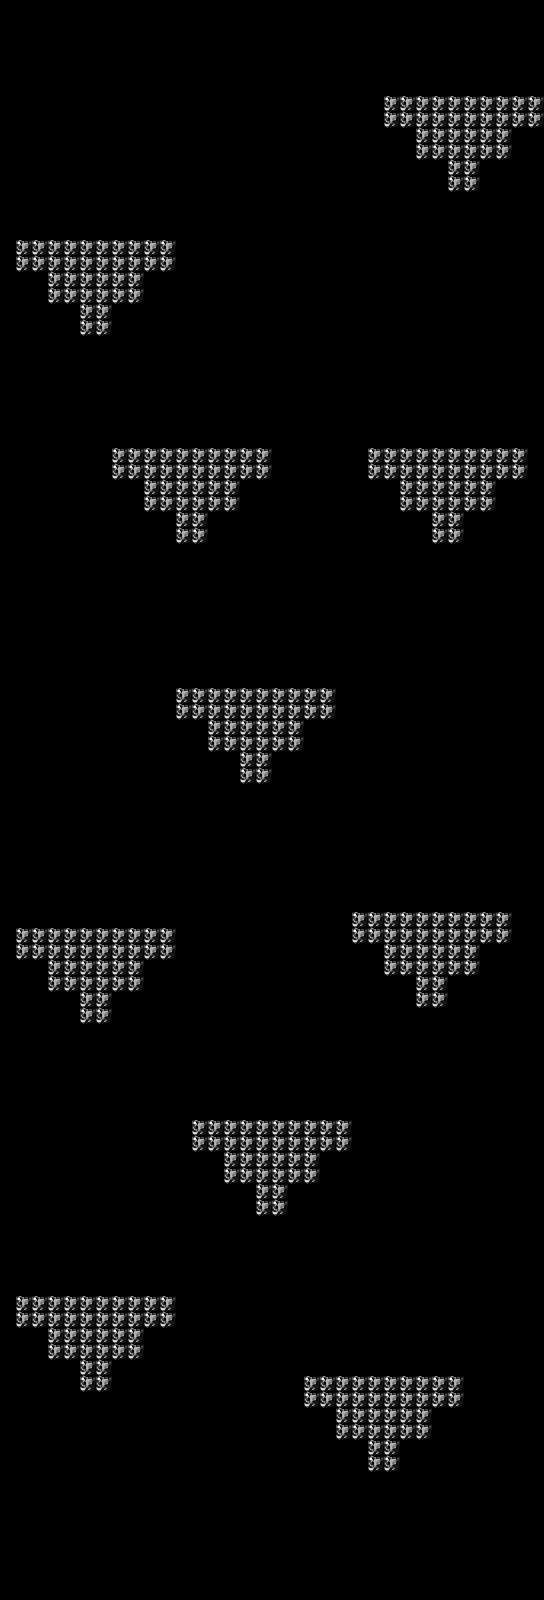

This game map was drawn from its Tiled (.tmx) file and the tilesets committed beside it. A one-line description and the trimmed map source follow:
An orthogonal 34x100 tile map with 16x16 px tiles, 1 tile layer (Tile Layer 1).

<map version="1.0" orientation="orthogonal" width="34" height="100" tilewidth="16" tileheight="16">
 <tileset firstgid="1" name="wallnew" tilewidth="16" tileheight="16">
  <image source="../wallnew.png" trans="000000" width="32" height="16" />
 </tileset>
 <layer name="Tile Layer 1" width="34" height="100">
  <data>[3400 cells, 360 non-empty, 1 distinct tile ids]</data>
 </layer>
</map>
